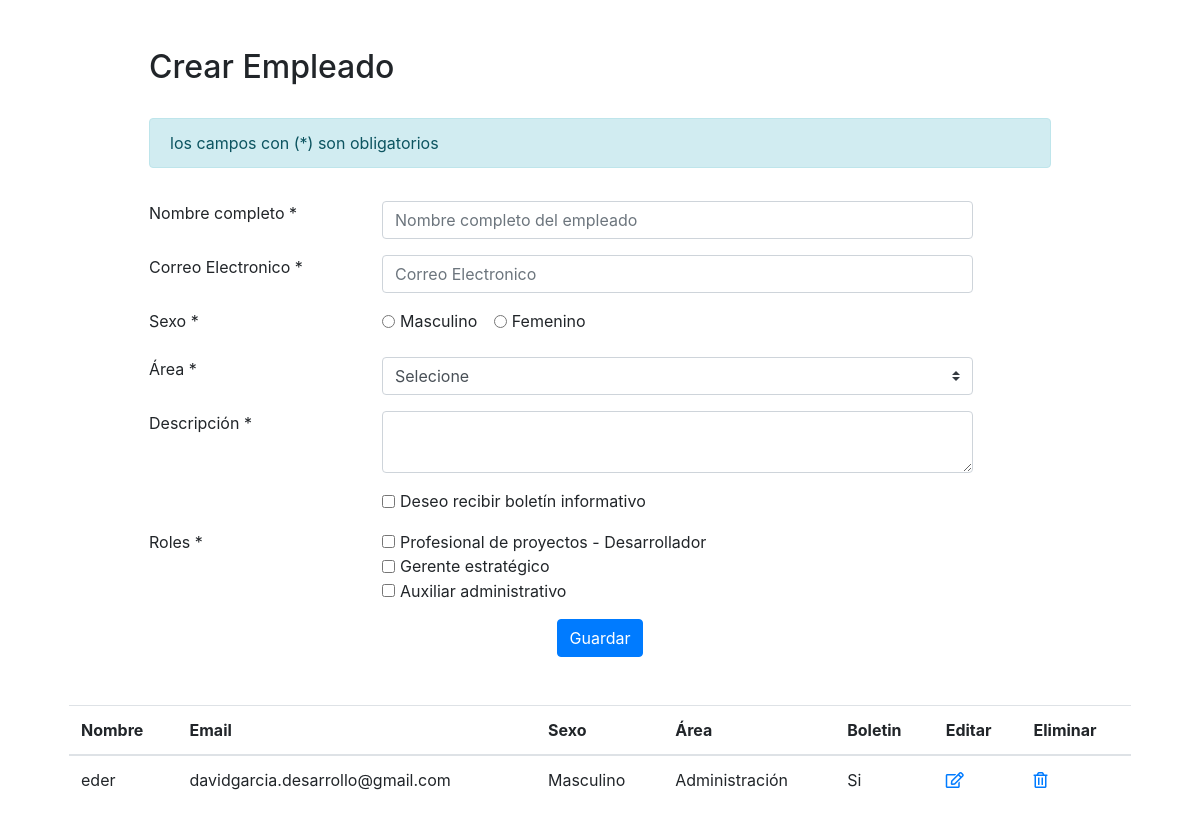
Before: / with the older database file.
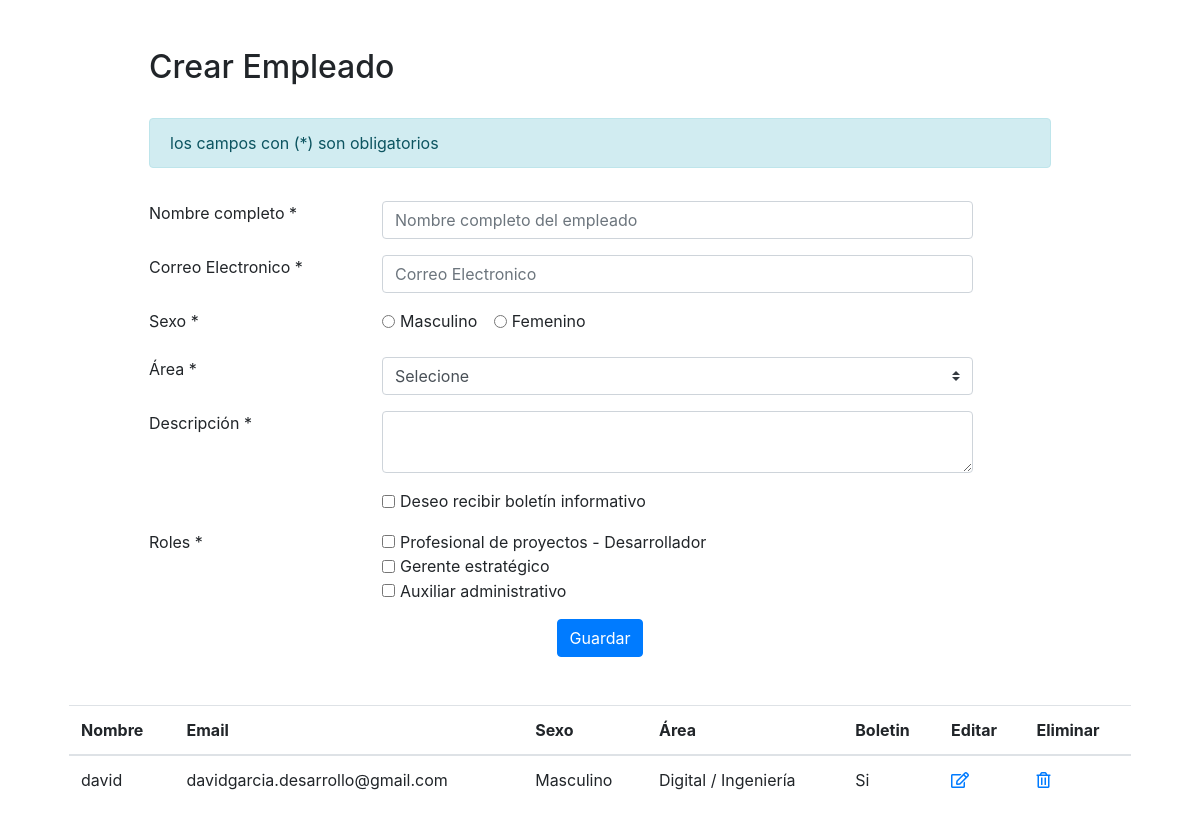
After: the same page with the newer database file.
### tables this page shows
CREATE TABLE `rol` (
  `id_rol` int(11) NOT NULL,
  `nombre` varchar(255) NOT NULL
);

CREATE TABLE `empleados` (
  `id_empleado` int(11) NOT NULL,
  `nombre` varchar(255) NOT NULL,
  `correo` varchar(255) NOT NULL,
  `sexo` char(1) NOT NULL,
  `id_area` int(11) NOT NULL,
  `boletin` int(11) NOT NULL,
  `descripcion` text NOT NULL
);

### db/database_utilities.php (called while the page is built, shortened)
<?php
$mysqli = new mysqli(DB_HOST,DB_USER,DB_PASSWORD,DB_DATABASE);
function get_empleado()
{
	global $mysqli, $result;
	$sql = 'SELECT * FROM  empleados';
	return $mysqli->query($sql);
}
function get_rol_empleado()
{
	global $mysqli, $result;
	$sql = 'SELECT * FROM  rol';
	return $mysqli->query($sql);
}
		?>

### index.php (the view, shortened to what this page needs)
<?php
include_once('db/database_utilities.php');
$rol = get_rol_empleado();
$empleado = get_empleado();
?>
<!doctype html>
<html class="no-js" lang="en">
<head>
    <link rel="stylesheet" href="css/style.css">
    <link rel="stylesheet" href="https://maxcdn.bootstrapcdn.com/bootstrap/4.0.0/css/bootstrap.min.css"
>
    <link rel="stylesheet" href="https://use.fontawesome.com/releases/v5.8.1/css/all.css"
>
</head>
<body>
    <div class="container">
        <div class="row d-flex justify-content-center">
            <div class="col-md-10 p-4">
                <div class="pt-4 pb-4">
                    <h1 class="h2">Crear Empleado</h1>
                </div>
                <div class="alert alert-info"> los campos con (*) son obligatorios</div>
                <form action="db/database_utilities.php" name="myemailform" id="myemailform" method="POST"
                    accept-charset="UTF-8">
                    <div class="form-group row">
                        <div class="col-8">
                        </div>
                    </div>
                    <div class="form-group row">
                        <div class="col-3">
                            <label for="nombre">Nombre completo *</label>
                        </div>
                        <div class="col-8">
                            <input type="text" class="form-control" id="nombre" name="nombre"
                                aria-describedby="emailHelp" placeholder="Nombre completo del empleado" required>
                        </div>
                    </div>
                    <div class="form-group row">
                        <div class="col-3">
                            <label for="correo">Correo Electronico *</label>
                        </div>
                        <div class="col-8">
                            <input type="email" class="form-control" id="correo" name="correo"
                                aria-describedby="emailHelp" placeholder="Correo Electronico" required>
                        </div>
                    </div>
                    <div class="form-group row">
                        <div class="col-3">
                            <label for="sexo">Sexo *</label>
                        </div>
                        <div class="col-8">
                            <div>
                                <div class="form-check form-check-inline">
                                    <input class="form-check-input" type="radio" name="sexo" id="inlineRadio1"
                                        value="M">
                                    <label class="form-check-label" for="inlineRadio1" required>Masculino</label>
                                </div>
                                <div class="form-check form-check-inline">
                                    <input class="form-check-input" type="radio" name="sexo" id="inlineRadio2"
                                        value="F">
                                    <label class="form-check-label" for="inlineRadio2">Femenino</label>
                                </div>
                            </div>
                        </div>
                    </div>
                    <div class="form-group row">
                        <div class="col-3">
                            <label class="" for="area">Área *</label>
                        </div>
                        <div class="col-8">
                            <select class="custom-select " id="id_area" name="id_area">
                                <option selected>Selecione</option>
                            </select>
                        </div>
                    </div>
                    <div class="form-group row">
                        <div class="col-3">
                            <label for="descripcion">Descripción *</label>
                        </div>
                        <div class="col-8">
                            <textarea type="text" class="form-control" id="descripcion" name="descripcion"
                                aria-describedby="emailHelp" placeholder="Descripcíon de la experiencia del empleado"
                                required> </textarea>
                        </div>
                    </div>
                    <div class="form-group row">
                        <div class="col-3">
                        </div>
                        <div class="col-8">
                            <div class="d-block">
                                <div class="form-check form-check-inline col-12 mt-0">
                                    <input class="form-check-input" type="checkbox" name="boletin" id="inlineRadio1"
                                        value="1">
                                    <label class="form-check-label" for="inlineRadio1" id="boletin">
                                        Deseo recibir boletín informativo
                                    </label>
                                </div>
                            </div>
                        </div>
                    </div>
                    <div class="form-group row">
                        <div class="col-3">
                            <label for="id_area">Roles *</label>
                        </div>
                        <div class="col-8">
                            <div class="d-block">
                                <?php while ($name_rol = $rol->fetch_assoc()) { ?>
                                <div class="form-check form-check-inline col-12 mt-0">
                                    <input class="form-check-input " type="checkbox" name="rol_id[]"
                                        id="inlineRadio1 rol_id"
                                        value="<?php echo utf8_decode($name_rol['id_rol']);  ?>" >
                                    <label class="form-check-label" for="inlineRadio1"
                                        ><?php echo utf8_encode(utf8_decode($name_rol['nombre'])); ?>
                                    </label>
                                </div>
                                <?php } ?>
                            </div>
                        </div>
                    </div>
                    <div class="d-flex justify-content-center">
                        <button type="submit" class="btn btn-primary " id="clic">Guardar</button>
                    </div>
                </form>
            </div>
        </div>
        <div class="container">
            <div class="row justify-content-cente">
                <div class="col-md-12 p-4">
                    <table class="table">
                        <thead>
                            <tr>
                                <th scope="col">Nombre</th>
                                <th scope="col">Email</th>
                                <th scope="col">Sexo</th>
                                <th scope="col">Área</th>
                                <th scope="col">Boletin</th>
                                <th scope="col">Editar</th>
                                <th scope="col">Eliminar</th>
                            </tr>
                        </thead>
                        <tbody>
                            <?php while ($datos = $empleado->fetch_assoc()) { ?>
                            <tr>
                                <td><?php echo utf8_encode(utf8_decode($datos['nombre']));  ?></td>
                                <td><?php echo utf8_encode(utf8_decode($datos['correo']));  ?></td>
                                <td>
                                    <?php if( ($datos['sexo']) === "M") {
                                     echo ("Masculino");
                                }else{
                                    echo ("Fenenino");
                                }
                               ?>
                                </td>
                                <td>
                                    <?php if( ($datos['id_area']) === "1") {
                                     echo ("Administración");
                                }else if( ($datos['id_area']) === "2"){
                                    echo ("Contabilidad");
                                }else if( ($datos['id_area']) === "3"){
                                    echo ("Recursos Humanos");
                                }else if( ($datos['id_area']) === "4"){
                                    echo ("Servicios generales");
                                }else if( ($datos['id_area']) === "5"){
                                    echo ("Digital / Ingeniería");
                                }else if( ($datos['id_area']) === "6"){
                                    echo ("Arquitectura");
                                }
                               ?>
                                </td>
                                <td>
                                    <?php if( ($datos['boletin']) === "1") {
                                     echo ("Si");
                                }else{
                                    echo ("No");
                                }
                               ?>
                                </td>
                                <td>
                                    <a href="#editEmployeeModal" class="" data-toggle="modal" id="click"
                                        data-id="<?= $datos['id_empleado'] ?>"
                                        onclick="funciones_clic('<?= $datos['id_empleado'] ?>');"><i
                                            class="far fa-edit"></i> <span></span></a>
                                </td>
                                <td>
                                    <a href="#deleteEmployeeModal" data-id="<?= $datos['id_empleado'] ?>"
                                        onclick="eliminarDato('<?= $datos['id_empleado'] ?>');" class=" edit"
                                        data-toggle="modal"><i class="far fa-trash-alt" data-toggle="tooltip" title=""
                                            data-original-title="Edit"></i></a>
                                </td>
                            </tr>
                            <?php } ?>
                        </tbody>
                    </table>
                </div>
            </div>
        </div>
    </div>
</body>
</html>

Changed rows visible on the page:
changed empleados "davidgarcia.desarrollo@gmail.com": nombre "eder" → "david"; id_area "Administración" → "Digital / Ingeniería"
